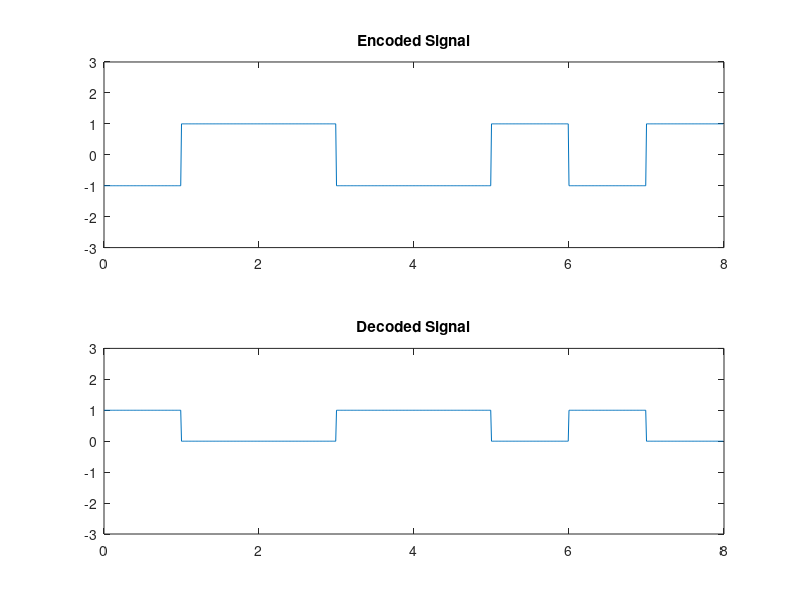

Reproduce this figure in MATLAB.
clc;
clear all;
close all;

data = [1 0 0 1 1 0 1 0];
point = 100;
encoded_signal = zeros(1,length(data)*point);

for i=1:length(data)
    if data(i)==1
        encoded_signal((i-1)*point+1:i*point) = -1;
    else
        encoded_signal((i-1)*point+1:i*point) = 1;
    end
end

size = 0:1/point:length(data)-1/point;

subplot(2,1,1);
plot(size,encoded_signal);
title('Encoded Signal');
ylim([-3,3]);

decoded_signal = zeros(1,length(encoded_signal));
for i=1:length(encoded_signal)
    if encoded_signal(i)==-1
        decoded_signal(i) = 1;
    else
        decoded_signal(i) = 0;
    end
end
    
subplot(2,1,2);
plot(size,decoded_signal);
title('Decoded Signal');
ylim([-3,3]);